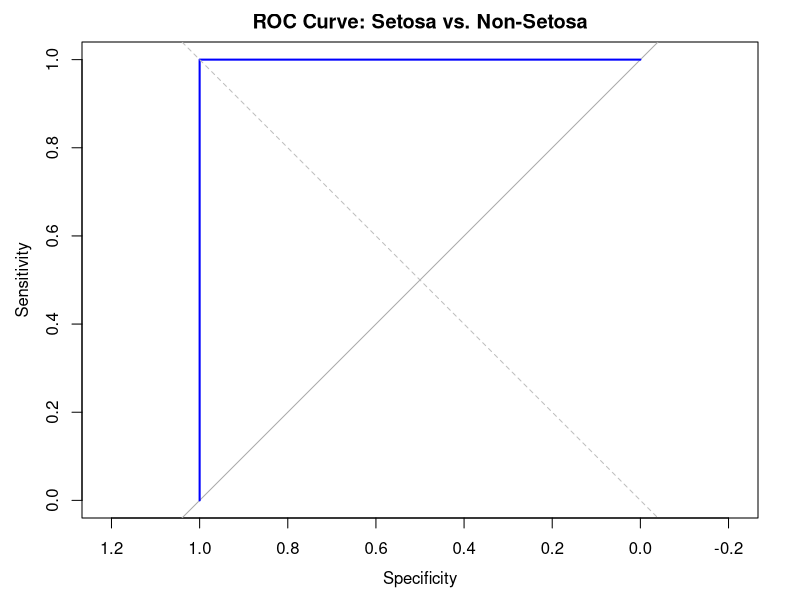

Here is the R script that generated this plot:
# =============================================================================
# model_evaluation.R
# Project 07-03-03: Model Evaluation (R)
# =============================================================================
# Uses:
#   caret   package -> confusionMatrix(), trainControl(), train()
#   rpart   package -> decision tree classifier
#   pROC    package -> ROC curve (optional)
#
# Install with:
#   install.packages(c("caret", "rpart"))
#   install.packages("pROC")   # optional
# =============================================================================


# =============================================================================
# PART 0: Load packages
# =============================================================================

if (!requireNamespace("caret", quietly = TRUE)) {
  install.packages("caret")
}
if (!requireNamespace("rpart", quietly = TRUE)) {
  install.packages("rpart")
}

library(caret)
library(rpart)

# Check if pROC is available (optional for ROC curves)
has_pROC <- requireNamespace("pROC", quietly = TRUE)
if (has_pROC) {
  library(pROC)
  cat("pROC package available. ROC curves will be plotted.\n")
} else {
  cat("pROC not installed. ROC curve section will be skipped.\n")
  cat("To install: install.packages('pROC')\n")
}
cat("\n")


# =============================================================================
# PART 1: Manual Confusion Matrix on Sample Predictions
# =============================================================================

cat("=============================================================\n")
cat("PART 1: Manual Confusion Matrix (good/bad)\n")
cat("=============================================================\n\n")

# Sample predictions
true_labels <- c("good", "good", "good", "bad",  "good",
                 "bad",  "good", "bad",  "good", "bad",
                 "good", "bad",  "good", "good", "bad")
pred_labels <- c("good", "good", "bad",  "bad",  "good",
                 "good", "good", "bad",  "good", "bad",
                 "bad",  "bad",  "good", "good", "good")

# Convert to factors so table() produces a proper 2x2 matrix
true_factor <- factor(true_labels, levels = c("bad", "good"))
pred_factor <- factor(pred_labels, levels = c("bad", "good"))

# Manual confusion matrix using table()
cm_manual <- table(Predicted = pred_factor, Actual = true_factor)
cat("Confusion Matrix (table):\n")
print(cm_manual)
cat("\n")

# Extract TP, FP, FN, TN for positive class = "good"
TP <- cm_manual["good", "good"]
FP <- cm_manual["good", "bad"]
FN <- cm_manual["bad",  "good"]
TN <- cm_manual["bad",  "bad"]

cat(sprintf("For positive class = 'good':\n"))
cat(sprintf("  TP = %d  (predicted good, actually good)\n", TP))
cat(sprintf("  FP = %d  (predicted good, actually bad)\n",  FP))
cat(sprintf("  FN = %d  (predicted bad,  actually good)\n", FN))
cat(sprintf("  TN = %d  (predicted bad,  actually bad)\n",  TN))
cat("\n")

# Compute metrics manually
accuracy  <- (TP + TN) / (TP + TN + FP + FN)
precision <- TP / (TP + FP)
recall    <- TP / (TP + FN)
f1        <- 2 * precision * recall / (precision + recall)

cat("Manual metrics (positive class = good):\n")
cat(sprintf("  Accuracy  = %d / %d = %.4f  (%.1f%%)\n",
            TP + TN, TP + TN + FP + FN, accuracy, accuracy * 100))
cat(sprintf("  Precision = %d / (%d + %d) = %.4f\n", TP, TP, FP, precision))
cat(sprintf("  Recall    = %d / (%d + %d) = %.4f\n", TP, TP, FN, recall))
cat(sprintf("  F1        = 2 * %.4f * %.4f / (%.4f + %.4f) = %.4f\n",
            precision, recall, precision, recall, f1))
cat("\n")


# =============================================================================
# PART 2: caret confusionMatrix() on Sample Predictions
# =============================================================================

cat("=============================================================\n")
cat("PART 2: caret confusionMatrix()\n")
cat("=============================================================\n\n")

# caret::confusionMatrix needs factors with the same levels
cm_caret <- confusionMatrix(
  data      = pred_factor,
  reference = true_factor,
  positive  = "good"
)
print(cm_caret)
cat("\n")


# =============================================================================
# PART 3: Friends Dataset — Decision Tree with Manual Evaluation
# =============================================================================

cat("=============================================================\n")
cat("PART 3: Friends Dataset — rpart + Manual Evaluation\n")
cat("=============================================================\n\n")

# Build Friends dataset
friends_df <- data.frame(
  Food     = c("chinese", "italian", "italian", "burgers", "chinese",
               "chinese", "burgers", "chinese", "italian"),
  Age_bin  = c("old", "middle", "old", "young", "middle",
               "young", "middle", "middle", "young"),
  Distance = c("close", "very_close", "close", "far", "very_far",
               "too_far", "very_far", "close", "far"),
  Company  = c("good", "good", "good", "bad", "good",
               "bad", "good", "bad", "good"),
  stringsAsFactors = TRUE
)

cat("Friends dataset:\n")
print(friends_df)
cat("\n")

# Train a decision tree on all data
friends_tree <- rpart(Company ~ Food + Age_bin + Distance,
                      data   = friends_df,
                      method = "class",
                      control = rpart.control(minsplit = 2, cp = 0.01))

cat("Decision tree structure:\n")
print(friends_tree)
cat("\n")

cat("Variable importance:\n")
if (!is.null(friends_tree$variable.importance)) {
  print(friends_tree$variable.importance)
} else {
  cat("  (no splits made — all examples have the same class, or minsplit not met)\n")
}
cat("\n")

# Predict on training data (note: optimistic accuracy)
friends_pred <- predict(friends_tree, friends_df, type = "class")
cm_friends   <- table(Predicted = friends_pred, Actual = friends_df$Company)
cat("Confusion matrix (train set):\n")
print(cm_friends)
acc_friends <- mean(friends_pred == friends_df$Company)
cat(sprintf("Training accuracy: %.1f%%\n\n", acc_friends * 100))


# =============================================================================
# PART 4: Iris Dataset — 5-Fold CV with rpart
# =============================================================================

cat("=============================================================\n")
cat("PART 4: Iris Dataset — 5-Fold CV with rpart (caret)\n")
cat("=============================================================\n\n")

data(iris)
cat("Iris dataset summary:\n")
cat("  Rows:", nrow(iris), "  Columns:", ncol(iris), "\n")
cat("  Class distribution:\n")
print(table(iris$Species))
cat("\n")

# Set up 5-fold cross-validation control
train_control <- trainControl(
  method    = "cv",       # k-fold cross-validation
  number    = 5,          # k = 5
  verboseIter = FALSE,
  savePredictions = "final"
)

# Train decision tree with 5-fold CV
set.seed(42)
cv_model <- train(
  Species ~ .,
  data      = iris,
  method    = "rpart",
  trControl = train_control,
  metric    = "Accuracy"
)

cat("Cross-validation results:\n")
print(cv_model)
cat("\n")

cat("Best tuning parameter (cp):", cv_model$bestTune$cp, "\n")
cat("CV Accuracy (mean): ", round(max(cv_model$results$Accuracy), 4), "\n\n")

# Confusion matrix from CV predictions
if (!is.null(cv_model$pred)) {
  cv_cm <- confusionMatrix(
    data      = cv_model$pred$pred,
    reference = cv_model$pred$obs
  )
  cat("Confusion Matrix from cross-validation predictions:\n")
  print(cv_cm$table)
  cat(sprintf("\nCV Overall Accuracy: %.4f  (%.1f%%)\n\n",
              cv_cm$overall["Accuracy"],
              cv_cm$overall["Accuracy"] * 100))
}

# Final model on full dataset
final_tree <- cv_model$finalModel
cat("Final tree structure (trained on all data):\n")
print(final_tree)
cat("\n")


# =============================================================================
# PART 5: Per-Fold Accuracy Detail
# =============================================================================

cat("=============================================================\n")
cat("PART 5: Per-Fold CV Results Detail\n")
cat("=============================================================\n\n")

# Extract per-fold results from resamples
resamp <- cv_model$resample
cat("Per-fold accuracy:\n")
for (i in 1:nrow(resamp)) {
  cat(sprintf("  Fold %d: Accuracy = %.4f  (%.1f%%)\n",
              i, resamp$Accuracy[i], resamp$Accuracy[i] * 100))
}
cat(sprintf("\nMean    : %.4f  (%.1f%%)\n", mean(resamp$Accuracy), mean(resamp$Accuracy) * 100))
cat(sprintf("Std Dev : %.4f\n\n", sd(resamp$Accuracy)))


# =============================================================================
# PART 6: ROC Curve (optional, requires pROC)
# =============================================================================

cat("=============================================================\n")
cat("PART 6: ROC Curve (binary Iris subset)\n")
cat("=============================================================\n\n")

if (has_pROC) {
  # Use setosa vs non-setosa (binary problem)
  iris_binary <- iris
  iris_binary$IsSetosa <- ifelse(iris$Species == "setosa", 1, 0)

  # Train logistic model (use rpart probability)
  set.seed(42)
  idx_train <- sample(1:150, 120)
  idx_test  <- setdiff(1:150, idx_train)

  tree_binary <- rpart(
    IsSetosa ~ Sepal.Length + Sepal.Width + Petal.Length + Petal.Width,
    data   = iris_binary[idx_train, ],
    method = "class"
  )
  prob_pred <- predict(tree_binary, iris_binary[idx_test, ], type = "prob")[, "1"]
  actual    <- iris_binary$IsSetosa[idx_test]

  roc_obj <- roc(actual, prob_pred, quiet = TRUE)
  cat(sprintf("AUC (setosa vs rest): %.4f\n", auc(roc_obj)))
  cat("Plotting ROC curve...\n")
  plot(roc_obj,
       main = "ROC Curve: Setosa vs. Non-Setosa",
       col  = "blue",
       lwd  = 2)
  abline(a = 0, b = 1, lty = 2, col = "gray")
} else {
  cat("pROC not installed. Skipping ROC curve.\n")
  cat("Install with: install.packages('pROC')\n")
}
cat("\n")


# =============================================================================
# PART 7: Summary
# =============================================================================

cat("=============================================================\n")
cat("PART 7: Summary\n")
cat("=============================================================\n\n")

cat("Key metrics for binary classification (positive = good):\n")
cat(sprintf("  Accuracy  : %.4f\n", accuracy))
cat(sprintf("  Precision : %.4f\n", precision))
cat(sprintf("  Recall    : %.4f\n", recall))
cat(sprintf("  F1        : %.4f\n", f1))
cat("\n")

cat("Iris 5-fold CV (rpart decision tree):\n")
cat(sprintf("  Mean accuracy : %.4f  (%.1f%%)\n",
            mean(resamp$Accuracy), mean(resamp$Accuracy) * 100))
cat(sprintf("  Std deviation : %.4f\n", sd(resamp$Accuracy)))
cat("\n")

cat("Reminder:\n")
cat("  - Training accuracy is optimistic (model has seen the test data)\n")
cat("  - Cross-validation gives a more honest estimate\n")
cat("  - k=5 or k=10 fold CV is standard practice\n")
cat("  - Always beat the majority-class baseline before claiming model works\n")
cat("\n")
cat("Done.\n")
